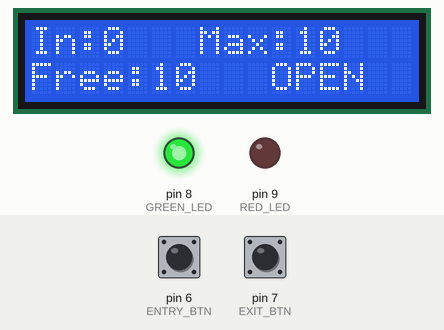
Recording of a sketch running on a simulated Arduino Uno, built with avr-gcc and run on an emulated ATmega328P. Parts: 16×2 character LCD, output pins drawn as LEDs (lit = HIGH). The inputs (shaded band) are chosen by the test bench; at power-on: pin 6 (ENTRY_BTN) HIGH, pin 7 (EXIT_BTN) HIGH. What the sketch prints to the serial monitor is not drawn.

Above: at 1.2 s.
1.3 s: pin 6 (ENTRY_BTN) pulled LOW for 0.15 s
At 2.2 s:
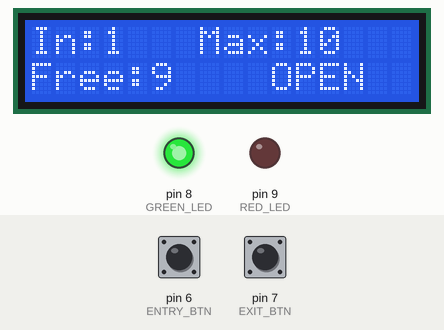
3.0 s: pin 6 (ENTRY_BTN) pulled LOW for 1 s
At 3.3 s:
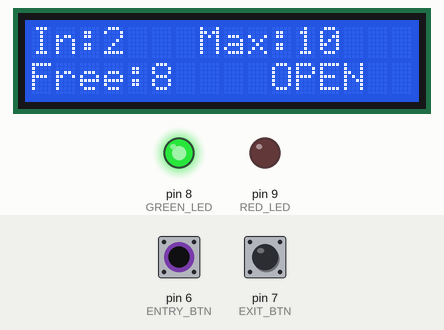
5.5 s: pin 7 (EXIT_BTN) pulled LOW for 0.15 s
At 6.5 s:
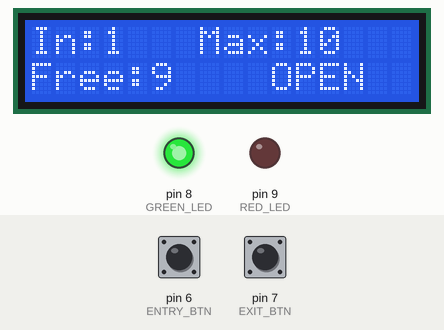
Timing chart, 0 to 8.5 s (numbered marks = the images above; inputs shaded):
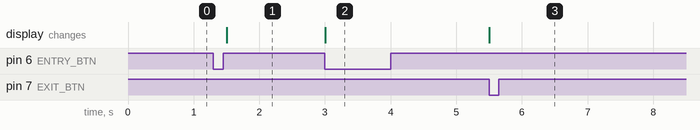

The sketch:

occupancy_monitor.ino
```cpp
#include <LiquidCrystal.h>

const uint8_t ENTRY_BTN = 6, EXIT_BTN = 7, GREEN_LED = 8, RED_LED = 9;
const uint8_t MAX_CAPACITY = 10;
const unsigned long DEBOUNCE_MS = 50, LCD_MS = 250;

LiquidCrystal lcd(12, 11, 5, 4, 3, 2);   // RS, E, D4, D5, D6, D7

/** Occupancy information */
struct Occupancy {
  uint8_t current;      // people inside
  uint8_t maxCapacity;  // maximum allowed
};

struct Occupancy *occ = NULL;
unsigned long lastLcdMs = 0;

/** Allocates the record. Returns false if malloc fails. */
bool initOccupancy(struct Occupancy **o, uint8_t maxCap) {
  *o = (struct Occupancy *)calloc(1, sizeof(struct Occupancy));
  if (*o == NULL) return false;
  (*o)->maxCapacity = maxCap;
  return true;
}

/** Frees the record and clears the pointer. */
void releaseOccupancy(struct Occupancy **o) {
  free(*o);
  *o = NULL;
}

/** How many more people can enter. */
uint8_t availableCapacity(const struct Occupancy *o) {
  return o->maxCapacity - o->current;
}

/** Non-blocking debounce: true once per press (first falling edge). */
bool buttonPressed(uint8_t pin) {
  static int state[14] = {0};               // last accepted state per pin
  static unsigned long changed[14] = {0};   // time of last accepted change
  int reading = digitalRead(pin);

  if (millis() - changed[pin] < DEBOUNCE_MS || reading == state[pin]) return false;
  state[pin] = reading;
  changed[pin] = millis();
  return reading == LOW;
}

/** Entry attempt. Rejects when full. */
void handleEntry(struct Occupancy *o) {
  if (availableCapacity(o) == 0) {
    Serial.println(F("[ERROR] Entry rejected: facility is FULL."));
    return;
  }
  o->current++;
  Serial.println(F("[EVENT] Person entered."));
}

/** Exit attempt. Rejects when empty. */
void handleExit(struct Occupancy *o) {
  if (o->current == 0) {
    Serial.println(F("[ERROR] Exit rejected: facility is EMPTY."));
    return;
  }
  o->current--;
  Serial.println(F("[EVENT] Person left."));
}

/** Green = space available, red = full. */
void updateLeds(const struct Occupancy *o) {
  bool full = (availableCapacity(o) == 0);
  digitalWrite(GREEN_LED, !full);
  digitalWrite(RED_LED, full);
}

/** Shows occupancy on the LCD. */
void updateDisplay(const struct Occupancy *o) {
  char line[17];
  snprintf(line, sizeof(line), "In:%-3u Max:%-3u  ", o->current, o->maxCapacity);
  lcd.setCursor(0, 0);
  lcd.print(line);
  snprintf(line, sizeof(line), "Free:%-3u  %-6s", availableCapacity(o),
           availableCapacity(o) ? "OPEN" : "FULL");
  lcd.setCursor(0, 1);
  lcd.print(line);
}

/** Prints occupancy to the Serial Monitor. */
void printStatus(const struct Occupancy *o) {
  Serial.print(F("Inside: "));   Serial.print(o->current);
  Serial.print(F(" | Free: "));  Serial.print(availableCapacity(o));
  Serial.print(F(" | Max: "));   Serial.println(o->maxCapacity);
}

void setup() {
  Serial.begin(9600);
  pinMode(ENTRY_BTN, INPUT_PULLUP);
  pinMode(EXIT_BTN, INPUT_PULLUP);
  pinMode(GREEN_LED, OUTPUT);
  pinMode(RED_LED, OUTPUT);
  lcd.begin(16, 2);

  if (!initOccupancy(&occ, MAX_CAPACITY)) {
    Serial.println(F("[FATAL] Memory allocation failed."));
    while (true) { }
  }
  updateLeds(occ);
  updateDisplay(occ);
  printStatus(occ);
}

void loop() {
  if (occ == NULL) return;   // shut down

  bool entry = buttonPressed(ENTRY_BTN);
  bool exit_ = buttonPressed(EXIT_BTN);
  if (entry) handleEntry(occ);
  if (exit_) handleExit(occ);
  if (entry || exit_) {
    updateLeds(occ);
    printStatus(occ);
  }

  if (millis() - lastLcdMs >= LCD_MS) {     // periodic LCD refresh
    lastLcdMs = millis();
    updateDisplay(occ);
  }

  if (Serial.available() && Serial.read() == 'q') {   // 'q' = free memory
    releaseOccupancy(&occ);
    Serial.println(F("Memory released. System stopped."));
  }
}
```

Measured:
- after the input at 1.3 s, the display: changes after 0.21 s (image 1)
- after the input at 3.0 s, the display: changes at once (image 2)
- after the input at 5.5 s, the display: changes at once (image 3)
